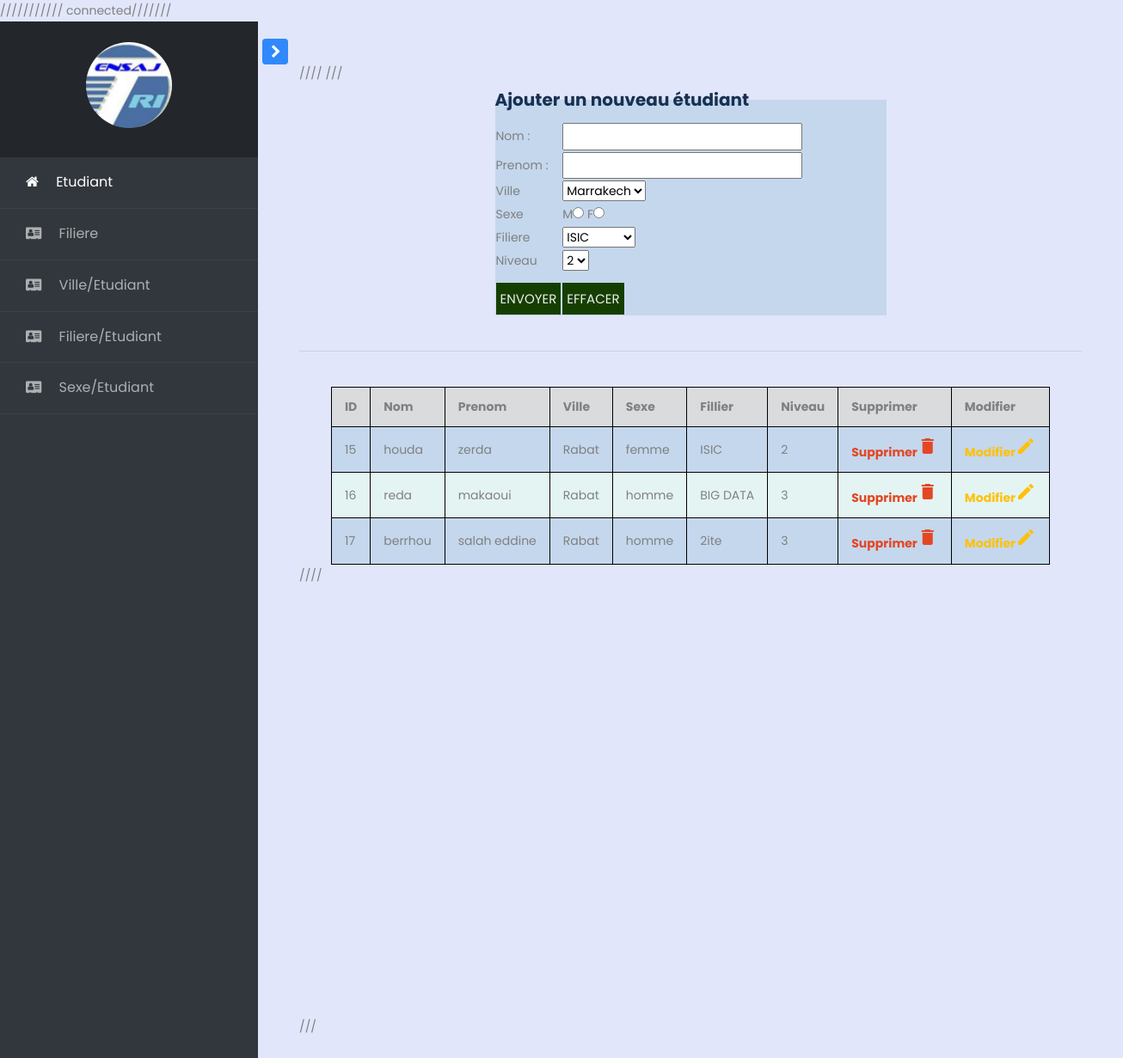
The page / on the database its author committed.
### tables this page shows
CREATE TABLE `etudiant` (
  `id` int(11) NOT NULL,
  `nom` varchar(50) NOT NULL,
  `prenom` varchar(50) NOT NULL,
  `ville` varchar(50) NOT NULL,
  `sexe` varchar(50) NOT NULL,
  `filiere` varchar(30) NOT NULL,
  `niveau` int(5) NOT NULL
);

### connexion/Connexion.php (called while the page is built)
<?php
class Connexion {
    private $connexion;
    public function __construct() {
        $host = 'localhost';
        $dbname = 'school1';
        $login = 'root';
        $password = '';
        try {
            $this->connexion = new PDO("mysql:host=$host;dbname=$dbname", $login, $password);
            $this->connexion->query("SET NAMES UTF8");
        } catch (Exception $e) {
            die('Erreur : ' . $e->getMessage());
        }
    }
    function getConnexion() {
        return $this->connexion;
    }
}

### service/EtudiantService.php (called while the page is built, shortened)
<?php
include_once RACINE . '/classes/Etudiant.php';
include_once RACINE . '/connexion/Connexion.php';
class EtudiantService implements IDao {
    private $connexion;
    function __construct() {
        $this->connexion = new Connexion();
    }
    public function findAll() {
        $etds = array();
        $query = "select * from Etudiant";
        $req = $this->connexion->getConnexion()->prepare($query);
                $req->execute();
        while ($e = $req->fetch(PDO::FETCH_OBJ)) {
            $etds[] = new Etudiant($e->id, $e->nom, $e->prenom, $e->ville, $e->sexe,$e->filiere,$e->niveau);
        }
        return $etds;
    }
}

### classes/Etudiant.php (called while the page is built, shortened)
<?php
class Etudiant {
    private $id;
    private $nom;
    private $prenom;
    private $ville;
    private $sexe;
    private $filiere;
    private $niveau;
    function __construct($id, $nom, $prenom, $ville, $sexe , $filiere, $niveau) {
        $this->id = $id;
        $this->nom = $nom;
        $this->prenom = $prenom;
        $this->ville = $ville;
        $this->sexe = $sexe;
        $this->filiere=$filiere;
        $this->niveau=$niveau;
    }
    function getId() {
        return $this->id;
    }
    function getNom() {
        return $this->nom;
    }
    function getPrenom() {
        return $this->prenom;
    }
    function getVille() {
        return $this->ville;
    }
    function getSexe() {
        return $this->sexe;
    }
    function getFiliere() {
        return $this->filiere;
    }
    function getNiveau() {
        return $this->niveau;
    }
}

### index.php (the view, shortened to what this page needs)
<!doctype html>
<?php
  $con = mysqli_connect("localhost","root","","school1");
  if($con){
    echo "connected";
  }
?>
///////
<html lang="en">
  <head>
		<link rel="stylesheet" href="https://stackpath.bootstrapcdn.com/font-awesome/4.7.0/css/font-awesome.min.css">
		<link rel="stylesheet" href="css/style.css">
  </head>
  <body>
  <div class="wrapper d-flex align-items-stretch">
			<nav id="sidebar">
				<div class="custom-menu">
					<button type="button" id="sidebarCollapse" class="btn btn-primary">
	        </button>
        </div>
	  		<div class="img bg-wrap text-center py-4" style="background-image: url(images/bg_1.jpg);">
	  			<div class="user-logo">
	  				<div class="img" style="background-image: url(images/logo.jpg);"></div>
	  			</div>
	  		</div>
                <ul class="list-unstyled components mb-5">
                <li class="active">
                    <a href="index.php"><span class="fa fa-home mr-3"></span> Etudiant</a>
                </li>
                <li>
                    <a href="index1.php"><span class="fa fa-address-card mr-3"></span> Filiere</a>
                </li>
                <li >
                    <a href="index2.php"><span class="fa fa-address-card mr-3"></span> Ville/Etudiant</a>
                </li>
                <li  >
                    <a href="index3.php"><span class="fa fa-address-card mr-3"></span> Filiere/Etudiant</a>
                </li>
                <li >
                    <a href="index4.php"><span class="fa fa-address-card mr-3"></span> Sexe/Etudiant</a>
                </li>
                </ul>
    	</nav>
      <div id="content" class="p-4 p-md-5 pt-5">
        <head>
          ////
    ///
      </head>
          <form method="GET" action="controller/addEtudiant.php">
              <fieldset>
                  <legend>Ajouter un nouveau étudiant</legend>
                  <table border="0">
                      <tr>
                          <td>Nom : </td>
                          <td><input type="text" name="nom" value="" /></td>
                      </tr>
                      <tr>
                          <td>Prenom :</td>
                          <td><input type="text" name="prenom" value="" /></td>
                      </tr>
                      <tr>
                          <td>Ville</td>
                          <td>
                              <select name="ville">
                                  <option value="Marrakech">Marrakech</option>
                              </select>
                          </td>
                      </tr>
                      <tr>
                          <td>Sexe </td>
                          <td>
                              M<input type="radio" name="sexe" value="homme" />
                              F<input type="radio" name="sexe" value="femme" />
                          </td>
                      </tr>
                      <tr>
                          <td>Filiere</td>
                          <td>
                              <?php
                                   $conn=mysqli_connect("localhost","root","","school1");
                                   $sql="SELECT * FROM filiere";
                                   $mysqli_result = mysqli_query($conn, $sql) ;
                                    if(mysqli_num_rows($mysqli_result) > 0){
                                           echo"<select name='filiere'>";
                                           while($rows= mysqli_fetch_assoc($mysqli_result)){
                                           echo"<option value=".$rows["nom"]."> ".$rows["nom"]."</option>";
                                              }
                                          echo"</select>";
                                       }
                             ?>
                          </td>
                      </tr>
                      <tr>
                          <td>Niveau</td>
                          <td>
                              <?php
                                   $conn=mysqli_connect("localhost","root","","school1");
                                   $sql="SELECT * FROM Filiere ";
                                   $mysqli_result = mysqli_query($conn, $sql) ;
                                    if(mysqli_num_rows($mysqli_result) > 0){
                                           echo"<select name='niveau'>";
                                           while($rows= mysqli_fetch_assoc($mysqli_result)){
                                            echo"<option value=".$rows["niveau"].">".$rows["niveau"]."</option>";
                                              }
                                          echo"</select>";
                                       }
                             ?>
                          </td>
                      </tr>
                      <tr>
                          <td><input class="button1" type="submit" value="Envoyer" /></td>
                          <td><input class="button2" type="reset" value="Effacer" /></td>
                      </tr>
                  </table>
              </fieldset>
          </form>
          <br><hr><br>
          <table border="1" class=" tab">
              <thead>
                  <tr>
                      <th>ID</th>
                      <th>Nom</th>
                      <th>Prenom</th>
                      <th>Ville</th>
                      <th>Sexe</th>
                      <th>Fillier</th>
                      <th>Niveau</th>
                      <th>Supprimer</th>
                      <th>Modifier</th>
                  </tr>
              </thead>
              <tbody>
                  <?php
                  include_once RACINE . '/service/EtudiantService.php';
                  $es = new EtudiantService();
                  foreach ($es->findAll() as $e) {
                      ?>
                      <tr>
                          <td><?php echo $e->getId(); ?></td>
                          <td><?php echo $e->getNom(); ?></td>
                          <td><?php echo $e->getPrenom(); ?></td>
                          <td><?php echo $e->getVille(); ?></td>
                          <td><?php echo $e->getSexe(); ?></td>
                          <td><?php echo $e->getFiliere(); ?></td>
                          <td><?php echo $e->getNiveau(); ?></td>
                          <td>
                              <a href="controller/deleteEtudiant.php?id=
                                      <?php echo $e->getId(); ?>" class="supprimer">Supprimer<i class="material-icons">&#xE872;</i></a> </td>
                          <td><a href="controller/updateEtudiant.php?id=<?php echo $e->getId(); ?>" class="modifier">Modifier<i class="material-icons">&#xE254;</i></a></td>
                      </tr>
                  <?php } ?>
              </tbody>
          </table>
          ////
        <div id="piechart" style="width: 900px; height: 500px; "></div>
        ///
      </body>
  </body>
</html>

### index.php (style rules this page uses)
fieldset { width: 50%; margin: auto; }
.tab { border-collapse: collapse; margin: 0 auto; }
.tab th { background-color: #DADBDD; }
.tab td, th { border : 1px solid black; padding: 10px 15px; }
.tab tr:nth-child(2n) { background-color: #E4F4F2 ; }
.tab tr:nth-child(2n + 1) { background-color: #C4D7ED; }
body { background-color: #E1E6FA ; }
fieldset { background-color: #C4D7ED ; }
legend { font-size: 20px; font-weight: bold; color: #183152; }
.button1 { border: none; display: block; text-align: center; cursor: pointer; text-transform: uppercase; outline: none; overflow: hidden; position: relative; color: #eeeeee; font-size: 15px; background-color: #153f00; padding: 5px 5px; margin-top: 10px; }
.button2 { border: none; display: block; text-align: center; cursor: pointer; text-transform: uppercase; outline: none; overflow: hidden; position: relative; color: #eeeeee; font-size: 15px; background-color: #153f00; padding: 5px 5px; margin-top: 10px; }
.modifier { color: #FFC107; font-weight: bold; }
.supprimer { color: #E34724; font-weight: bold; }

### rows shown on the page
etudiant: id "15", nom "houda", prenom "zerda", ville "Rabat", sexe "femme", filiere "ISIC", niveau "2"
etudiant: id "16", nom "reda", prenom "makaoui", ville "Rabat", sexe "homme", filiere "BIG DATA", niveau "3"
etudiant: id "17", nom "berrhou", prenom "salah eddine", ville "Rabat", sexe "homme", filiere "2ite", niveau "3"

### other values the page prints
form field filiere "ISIC"
form field niveau "2"
